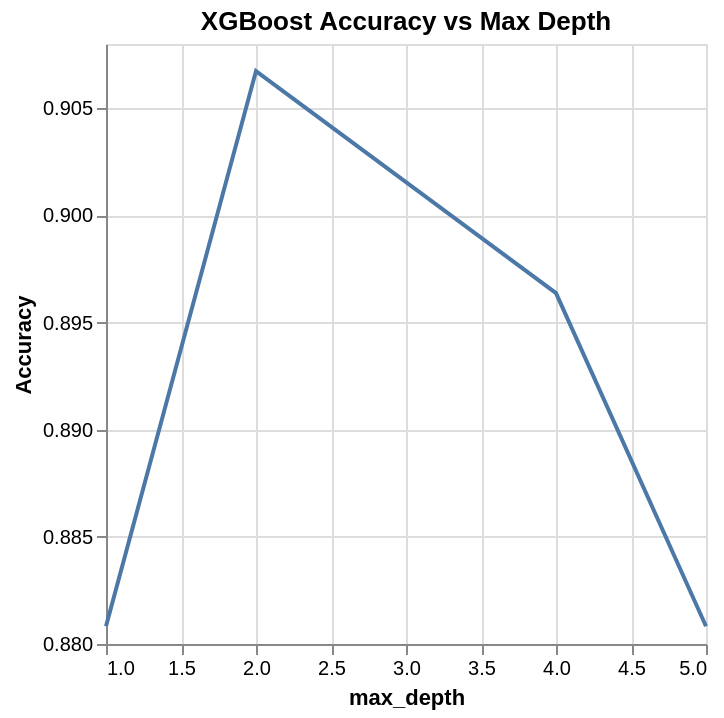

Notebook source saved alongside this figure:
### Markdown cell above
### Accuracy vs Max Depth

### Code cell
xgb_depth_chart = alt.Chart(xgb["max_depth_df"]).mark_line().encode(
    alt.X("max_depth", scale=alt.Scale(zero=False)),
    alt.Y("Accuracy", scale=alt.Scale(zero=False)),
    tooltip=["max_depth", "Accuracy"]
).properties(title="XGBoost Accuracy vs Max Depth")

xgb_depth_chart

### Figure 1 — Vega-Lite specification as saved in the notebook (floating-point values rounded to 4 significant figures)
{"config": {"view": {"continuousWidth": 300, "continuousHeight": 300}}, "data": {"name": "data-b8e976e0337afff260d5bc5ff3ab789d"}, "mark": {"type": "line"}, "encoding": {"tooltip": [{"field": "max_depth", "type": "quantitative"}, {"field": "Accuracy", "type": "quantitative"}], "x": {"field": "max_depth", "scale": {"zero": false}, "type": "quantitative"}, "y": {"field": "Accuracy", "scale": {"zero": false}, "type": "quantitative"}}, "title": "XGBoost Accuracy vs Max Depth", "$schema": "https://vega.github.io/schema/vega-lite/v6.1.0.json", "datasets": {"data-b8e976e0337afff260d5bc5ff3ab789d": [{"max_depth": 1, "Accuracy": 0.8808}, {"max_depth": 2, "Accuracy": 0.9067}, {"max_depth": 3, "Accuracy": 0.9016}, {"max_depth": 4, "Accuracy": 0.8964}, {"max_depth": 5, "Accuracy": 0.8808}]}}
